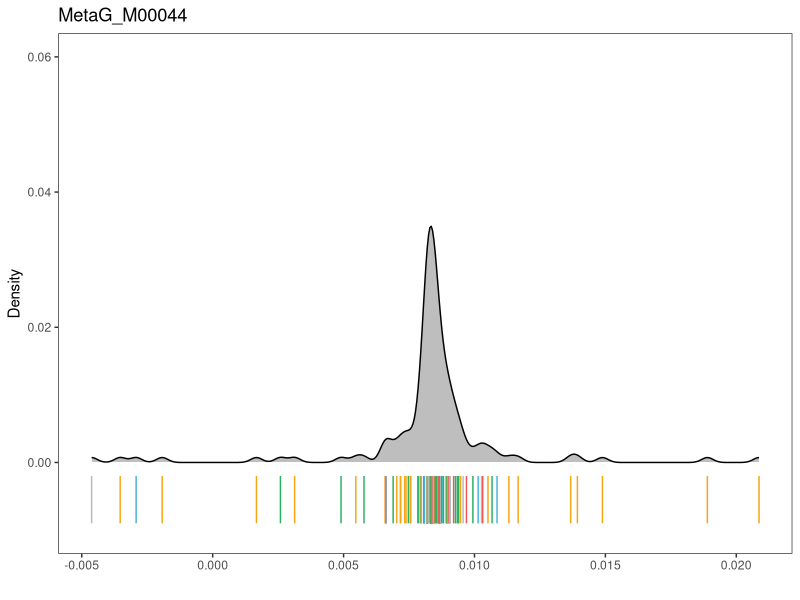
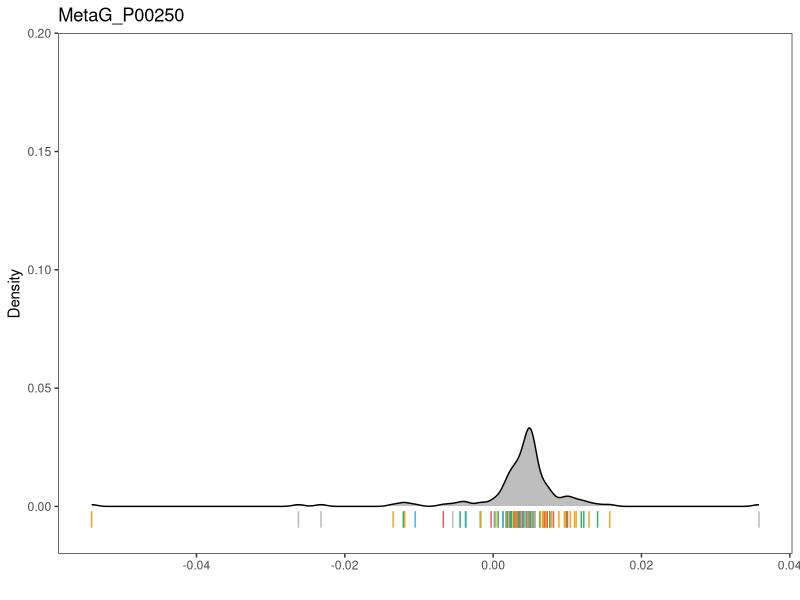
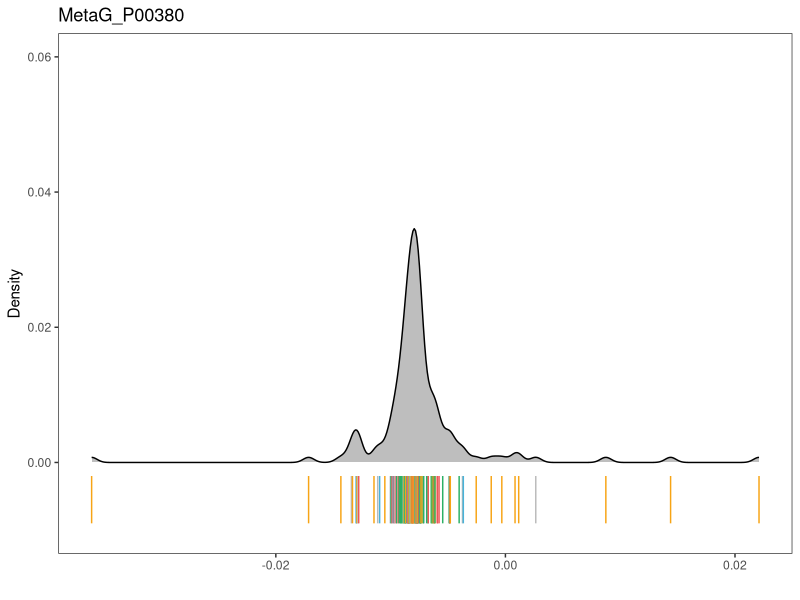
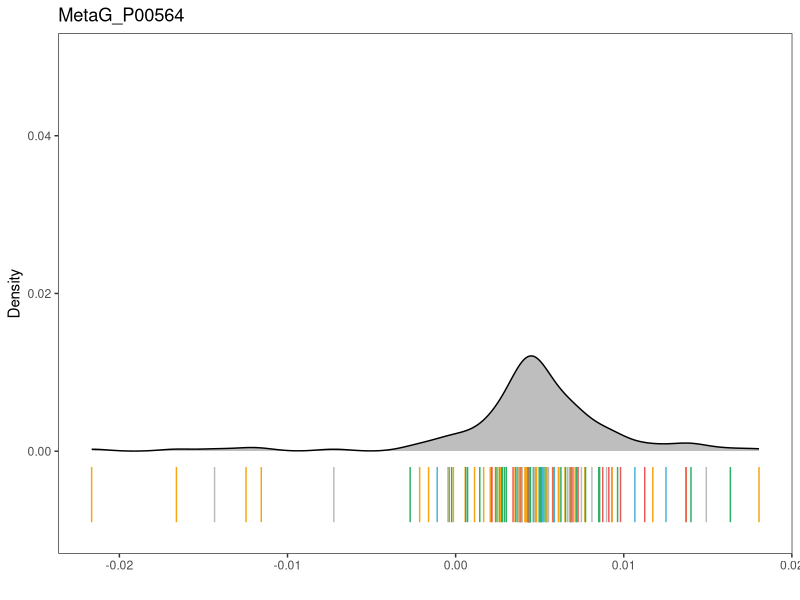
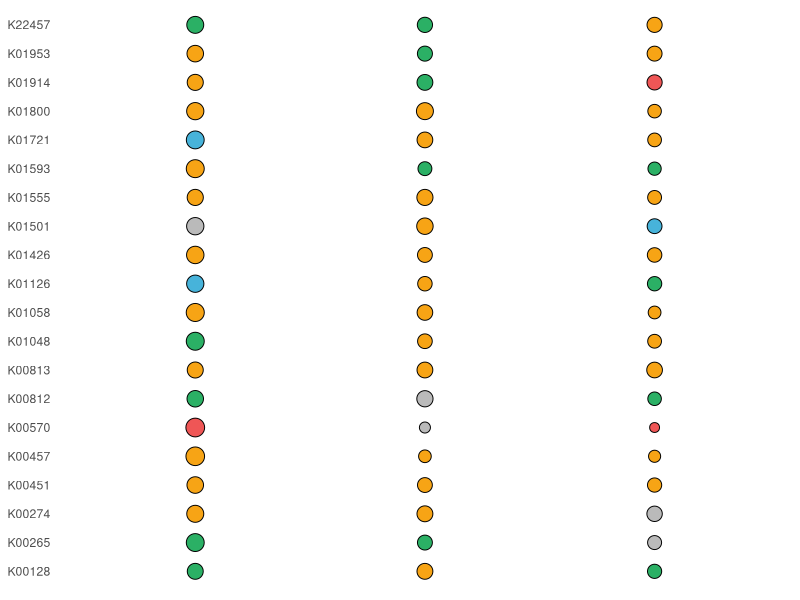

Write R code to recreate these figures, in order.
library(data.table)
library(dplyr)
library(reshape2)
library(ggplot2)
library(readxl)


list.files()

excel_sheets("Fig S4 data.xlsx")

# Fig S4 ------------------------------------------
# Fig S4. LOSO density plot #######
rm(list = ls())
dat.hist <- read_excel("Fig S4 data.xlsx", sheet = "LOSO")
colnames(dat.hist) <- c("Figs_map", "Figs_color","species","X1")
dat.hist <- dat.hist %>% mutate(X2=X1, Y1=-0.002, Y2=-0.009)

taxonomy_df <- read_excel("Fig S4 data.xlsx", sheet = "taxonomy")

genus <- sapply(strsplit(dat.hist$species," ", fixed = T),"[[", 1)
genus[!genus %in% taxonomy_df$Genus]

phylum <- sapply(genus, 
                 function(x){
                   if(x %in% taxonomy_df$Genus) {
                     taxonomy_df$Phylum[which(taxonomy_df$Genus == x)[1]]
                   }else "Unclassified"
                 })
phylum_color_df <- cbind.data.frame(phylum=c("Bacteroidetes","Actinobacteria","TM7","Proteobacteria","Firmicutes","other"),
                                    colors=c("#EF5656","#47B3DA","#9A8FC3","#F7A415","#2BB065","#BABABA"),
                                    stringsAsFactors=F)
dat.hist$phylum <- phylum
dat.hist$phylum_other <- sapply(dat.hist$phylum, function(x)if(x %in% phylum_color_df$phylum) x else "other")

Fig.map_ymax_df <- cbind.data.frame(Fig.map = unique(dat.hist$Figs_map),
                                    # ymax=c(0.04,0.16,0.03,0.015,0.035,0.038),
                                    ymax = c(0.06,0.19, 0.06, 0.05),
                                    stringsAsFactors=F)


for(Fig in unique(dat.hist$Figs_map)){
  
  #Fig=unique(dat.hist$Figs_map)[1]
  
  ymax = Fig.map_ymax_df$ymax[which(Fig.map_ymax_df$Fig.map == Fig)]
  
  dat_sub <-  dat.hist %>%  filter(Figs_map %in% Fig)
  
  phylum_ABC <- unique(dat_sub$phylum_other)[order(unique(dat_sub$phylum_other))]
  phylum_rank <- c(phylum_ABC[phylum_ABC != "other"],"other")
  
  dat_sub$phylum_other <- factor(dat_sub$phylum_other, 
                                 levels = phylum_rank)
  Colors <- sapply(phylum_rank, function(x) phylum_color_df$colors[which(phylum_color_df$phylum ==x)])
  
  histP <- ggplot(dat_sub) +
    geom_density(aes(x=X1,y=(..count..)/sum(..count..)),fill = "gray") + ylab("Density") + 
    xlab("") +
    theme_bw()+theme(panel.grid = element_blank()) +
    ylim(-0.01,ymax) +
    geom_segment(aes(x = X1, y = Y1, xend = X2, yend = Y2, color=phylum_other )) +
    scale_color_manual(values = Colors) + 
    theme(legend.position = "none") + ggtitle(Fig) 
  
  
  histP
  
  assign(paste("histP_", Fig, sep = ""), histP, envir = .GlobalEnv)
}

histP_MetaG_M00044
histP_MetaG_P00250
histP_MetaG_P00380
histP_MetaG_P00564


library(ggpubr)
FigS4.LOSO <- ggarrange(histP_MetaG_P00380, histP_MetaG_M00044, histP_MetaG_P00250, histP_MetaG_P00564, ncol = 1)
#ggsave(FigS4.LOSO,device = "pdf", filename = "FigS4.KOcontri.pdf", width = 3, height = 10)


# Fig S4. KO contribution #######

zscore_df <- read_excel("Fig S4 data.xlsx", sheet = "KO contrib" )
colnames(zscore_df) <- c("K","sp","score")

tmp <- zscore.top3_df <- zscore_df %>%
  group_by(K) %>%
  top_n(n = 3, wt = score) %>% as.data.frame()
tmp <- tmp %>% arrange(desc(score)) %>% arrange(K)

zscore.top3_df <- tmp %>% #keep the top 3 with highest score
  mutate(X = rep(c("X1","X2","X3"), length(unique(zscore_df$K)))) %>%
  mutate(genus = sapply(strsplit(sp," ", fixed = T),"[[", 1)) %>%
  mutate(phylum = sapply(genus,
                         function(x){
                           if(x %in% taxonomy_df$Genus){
                             taxonomy_df$Phylum[which(taxonomy_df$Genus == x)[1]]
                           }else "Unclassified"
                         } ) ) %>%
  mutate(phylum_other = sapply(phylum, function(x) if(x %in% phylum_color_df$phylum) x else "other"))

zscore.top3_df$phylum_other <- factor(zscore.top3_df$phylum_other, levels = phylum_rank)


FigS4.KOcontri <- ggplot(zscore.top3_df) +
  geom_point(aes(x=X, y=K, size=score, fill=phylum_other), shape=21) +
  scale_fill_manual(values = Colors)  + 
  scale_size (range = c (3, 6)) +
  theme(panel.grid = element_blank(), axis.title = element_blank(), panel.background = element_blank(),
        axis.text.x = element_blank(), legend.position = "none", axis.ticks = element_blank())

FigS4.KOcontri
